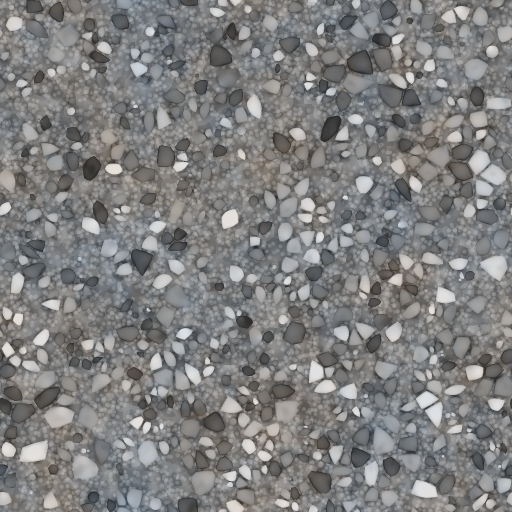
#> input picture rover_sim/Assets/Worlds/UrcSite/Source/Layers/Gravel_Detail.jpg, 1024 x 1024 px, given in place of dem_core_1m.tif, which was not available (shown at 1/2 size)
$ python process_data.py ../../rover_sim/Assets/Worlds/UrcSite/Source/Layers/Gravel_Detail.jpg
#> lines starting #> are read from the running program, lines starting #| are printed output that depends on the picture
### tools/urc_site/fetch_data.py
#!/usr/bin/env python3
"""Downloads the real-world source data for the URC autonomy world (Scenes/TaskWorlds/UrcAutonomySite).

The URC 2027 rules (1.e.xiii) put the route-finding targets in the Utah state-owned square mile between
(38.411N, -110.786E) and (38.425N, -110.768E), just north of MDRS. Everything here is public US data:
  - USGS 3DEP elevation (1 m lidar where flown), ImageServer exportImage
  - USDA NAIP aerial imagery (2021-09-15, 0.6 m) and Sentinel-2 (ESA Copernicus, 2025-07-05, 10 m) for the
    backdrop, both through Microsoft Planetary Computer's crop API (the USGS NAIP server timed out)
Grid: UTM zone 12N (EPSG:26912), so 1 px = whole metres and Unity x = east, z = north.

  python3 tools/urc_site/fetch_data.py <out dir>       (raw downloads are not committed; process_data.py makes
                                                         the small files the Unity builder reads)
"""
import math, os, sys, urllib.parse, urllib.request

LAT0, LON0 = 38.418, -110.777            # centre of the rules' square mile
CORE = 2048                              # metres, drivable area (the square mile + ~240 m margin)
FAR = 16384                              # metres, backdrop (Factory Butte, Skyline Rim, the Henry Mtns foothills)

def utm12(lat, lon):
    a, f, k0, lon0 = 6378137.0, 1 / 298.257222101, 0.9996, math.radians(-111)
    e2 = f * (2 - f); ep2 = e2 / (1 - e2)
    p, l = math.radians(lat), math.radians(lon)
    N = a / math.sqrt(1 - e2 * math.sin(p) ** 2); T = math.tan(p) ** 2; C = ep2 * math.cos(p) ** 2
    A = (l - lon0) * math.cos(p)
    M = a * ((1 - e2 / 4 - 3 * e2 ** 2 / 64 - 5 * e2 ** 3 / 256) * p - (3 * e2 / 8 + 3 * e2 ** 2 / 32 + 45 * e2 ** 3 / 1024) * math.sin(2 * p)
             + (15 * e2 ** 2 / 256 + 45 * e2 ** 3 / 1024) * math.sin(4 * p) - (35 * e2 ** 3 / 3072) * math.sin(6 * p))
    x = 500000 + k0 * N * (A + (1 - T + C) * A ** 3 / 6 + (5 - 18 * T + T * T + 72 * C - 58 * ep2) * A ** 5 / 120)
    y = k0 * (M + N * math.tan(p) * (A * A / 2 + (5 - T + 9 * C + 4 * C * C) * A ** 4 / 24 + (61 - 58 * T + T * T + 600 * C - 330 * ep2) * A ** 6 / 720))
    return x, y

def origin():
    """UTM of the world origin (Unity 0,0), rounded to a whole metre so DEM pixels line up."""
    x, y = utm12(LAT0, LON0)
    return round(x), round(y)

DEM = "https://elevation.nationalmap.gov/arcgis/rest/services/3DEPElevation/ImageServer/exportImage"
PC = "https://planetarycomputer.microsoft.com/api/data/v1/item/bbox/{box}/{px}x{px}.png"
NAIP_ITEM = "ut_m_3811034_se_12_060_20210915"
S2_ITEM = "S2C_MSIL2A_20250705T180941_R084_T12SWH_20250705T231716"

# [11 lines left out: function get, not called in this run]

def crop(collection, item, bbox, px, out, **q):
    q = dict(collection=collection, item=item, coord_crs="epsg:26912", dst_crs="epsg:26912", **q)
    get(PC.format(box=",".join(str(v) for v in bbox), px=px) + "?" + urllib.parse.urlencode(q), out)

def export(url, bbox, px, out, **extra):
    q = dict(bbox=",".join(str(v) for v in bbox), bboxSR=26912, imageSR=26912, size=f"{px},{px}", f="image", **extra)
    get(url + "?" + urllib.parse.urlencode(q), out)

# [15 lines left out: function main, not called in this run]

# [2 lines that do not run on import are left out]

### tools/urc_site/process_data.py
#!/usr/bin/env python3
"""Turns the raw downloads (fetch_data.py) into the files UrcSiteBuilder reads, in
rover_sim/Assets/Worlds/UrcSite/Source/:

  heights_1m.bytes    2049 x 2049 uint16, row 0 = south, 1 m lidar DEM (elevation = base + v / 65535 * range)
  soil_classes.png    2048 x 2048, one soil class per 1 m cell (see CLASSES), row 0 = north (image order)
  ground_color.jpg    4096 x 4096, the aerial photo with sun shading, shadows, shrubs and boulders taken out: ground colour
  shrubs.csv          x, z, radius of every shrub found in the aerial photo
  boulders.csv        x, z, size of boulders found in the aerial photo
  far_heights.bytes   1025 x 1025 uint16, 16 m DEM of the 16.4 km around the site (backdrop)
  far_color.jpg       Sentinel-2 colour for the backdrop, graded to match ground_color
  site.json           georeference, encoding, and colours measured in the photo (ground per soil, rock, shrub)
  (the textures and atlases in Source/Layers and Source/Props are made by make_assets.py from site.json)
  (tools/urc_site/previews/*.jpg: pictures to check the result by eye, not used by Unity)

The soil map is an interpretation, not ground truth: nobody dug holes. Rules (in order):
  sandstone   slope > 38 deg at 1 m (ledges and cliffs: the Dakota / Morrison sandstone caps)
  talus       slope 24-38 deg, or within a few metres below a ledge
  wash sand   drainage lines (flow accumulation on the DEM) with gentle gradient
  bentonite   red / purple / bleached mudstone colours without shrubs (Brushy Basin Member badlands)
  gravel      gentle convex crests (deflation lag), steeper gully beds
  hardpack    everything else: the tan shrubby flats (silty sand with a crust)

  python3 -s tools/urc_site/process_data.py <raw dir>
"""
import heapq, json, math, os, sys
import cv2
import numpy as np
from scipy import ndimage as ndi

sys.path.insert(0, os.path.dirname(os.path.abspath(__file__)))
import fetch_data as F

REPO = os.path.dirname(os.path.dirname(os.path.dirname(os.path.abspath(__file__))))
OUT = os.path.join(REPO, "rover_sim/Assets/Worlds/UrcSite/Source")
PRE = os.path.join(os.path.dirname(os.path.abspath(__file__)), "previews")
CLASSES = ["Hardpack", "WashSand", "BentoniteClay", "Gravel", "RockyTalus", "Sandstone"]
HARD, SAND, BENT, GRAV, TALUS, ROCK = range(6)
BASE, RANGE = 1340.0, 100.0            # core elevation encoding (m)
FAR_BASE, FAR_RANGE = 1250.0, 400.0
H = F.CORE // 2


def slope_deg(d, cell=1.0):
    gy, gx = np.gradient(d, cell)
    return np.degrees(np.arctan(np.hypot(gx, gy))), gx, gy


# [72 lines left out: functions flow_accumulation, sun_from_image, cast_shadow, grade, not called in this run]


def main():
    raw = sys.argv[1]
    os.makedirs(OUT + "/Layers", exist_ok=True); os.makedirs(PRE, exist_ok=True)
    x0, y0 = F.origin()

    # ---------------------------------------------------------------- elevation
    d = cv2.imread(f"{raw}/dem_core_1m.tif", cv2.IMREAD_UNCHANGED)[::-1].astype(np.float32).copy()    # row 0 = south
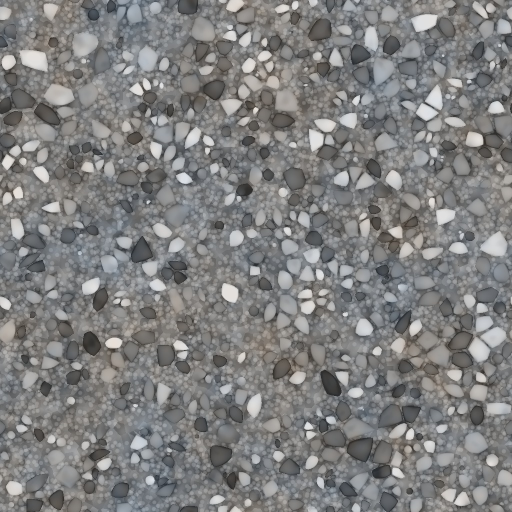
#> d: shape (1024, 1024, 3) float32 (shown at 1/2 size); mean B, G, R 127.4, 127.5, 127.5
#> (the run stopped early here; a loop or call above may not have finished)

$ run again, on rover_sim/Assets/Worlds/UrcSite/Source/Layers/Hardpack_Detail.jpg
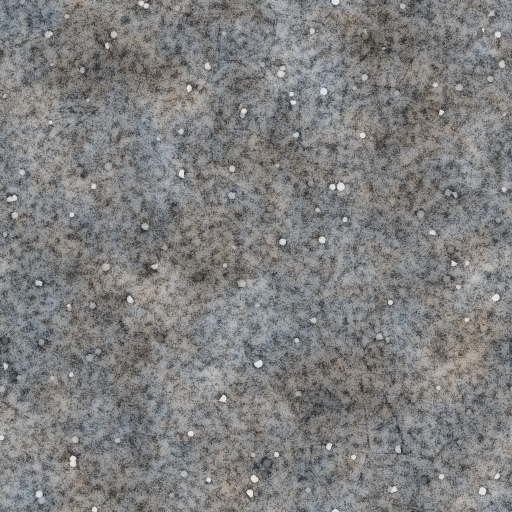
#> input picture rover_sim/Assets/Worlds/UrcSite/Source/Layers/Hardpack_Detail.jpg, 1024 x 1024 px, given in place of dem_core_1m.tif, which was not available (shown at 1/2 size)
#> in main, `d = cv2.imread(f"{raw}/dem_core_1m.tif", cv2.IMREAD_UNCHANGED)[::-1].a..`:
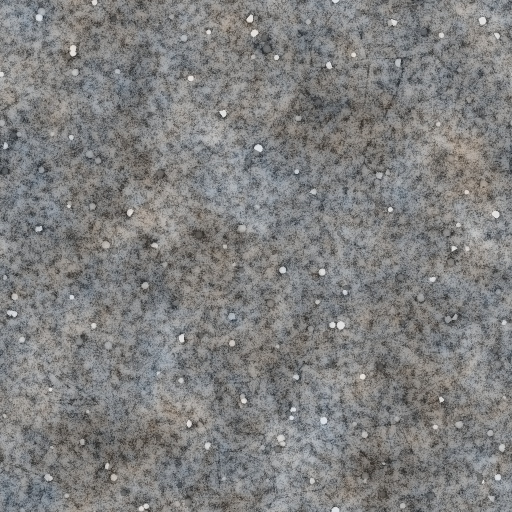
#> d: shape (1024, 1024, 3) float32 (shown at 1/2 size); mean B, G, R 127.4, 127.5, 127.5
